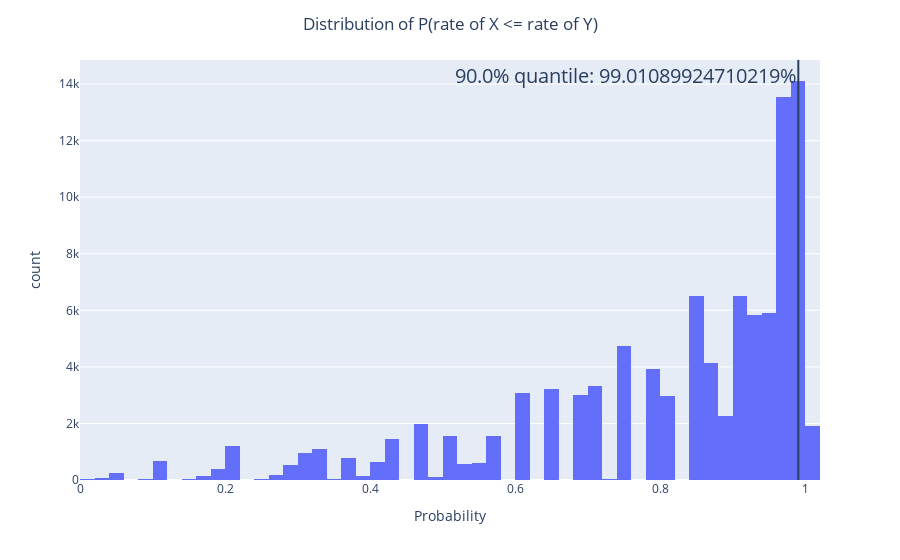

Notebook cell for this chart:
### Code cell
res.figs[2]

### Figure 1 — Plotly figure (JSON) as saved in the notebook; plotly's stock layout.template omitted (floating-point values rounded to 4 significant figures; data arrays with more than 128 entries replaced by an {"elided": "..."} marker saying what was removed)
{"data": [{"alignmentgroup": "True", "bingroup": "x", "hovertemplate": "Probability=%{x}<br>count=%{y}<extra></extra>", "legendgroup": "", "marker": {"color": "#636efa", "pattern": {"shape": ""}}, "name": "", "nbinsx": 50, "offsetgroup": "", "orientation": "v", "showlegend": false, "type": "histogram", "x": {"elided": "100000 float values"}, "xaxis": "x", "yaxis": "y"}], "layout": {"annotations": [{"font": {"size": 20}, "showarrow": false, "text": "90.0% quantile: 99.01089924710219%", "x": 0.9901, "xanchor": "right", "xref": "x", "y": 1, "yanchor": "top", "yref": "y domain"}], "barmode": "relative", "legend": {"tracegroupgap": 0}, "margin": {"t": 60}, "shapes": [{"type": "line", "x0": 0.9901, "x1": 0.9901, "xref": "x", "y0": 0, "y1": 1, "yref": "y domain"}], "title": {"text": "Distribution of P(rate of X <= rate of Y)", "x": 0.5}, "xaxis": {"anchor": "y", "domain": [0, 1], "title": {"text": "Probability"}}, "yaxis": {"anchor": "x", "domain": [0, 1], "title": {"text": "count"}}}}
